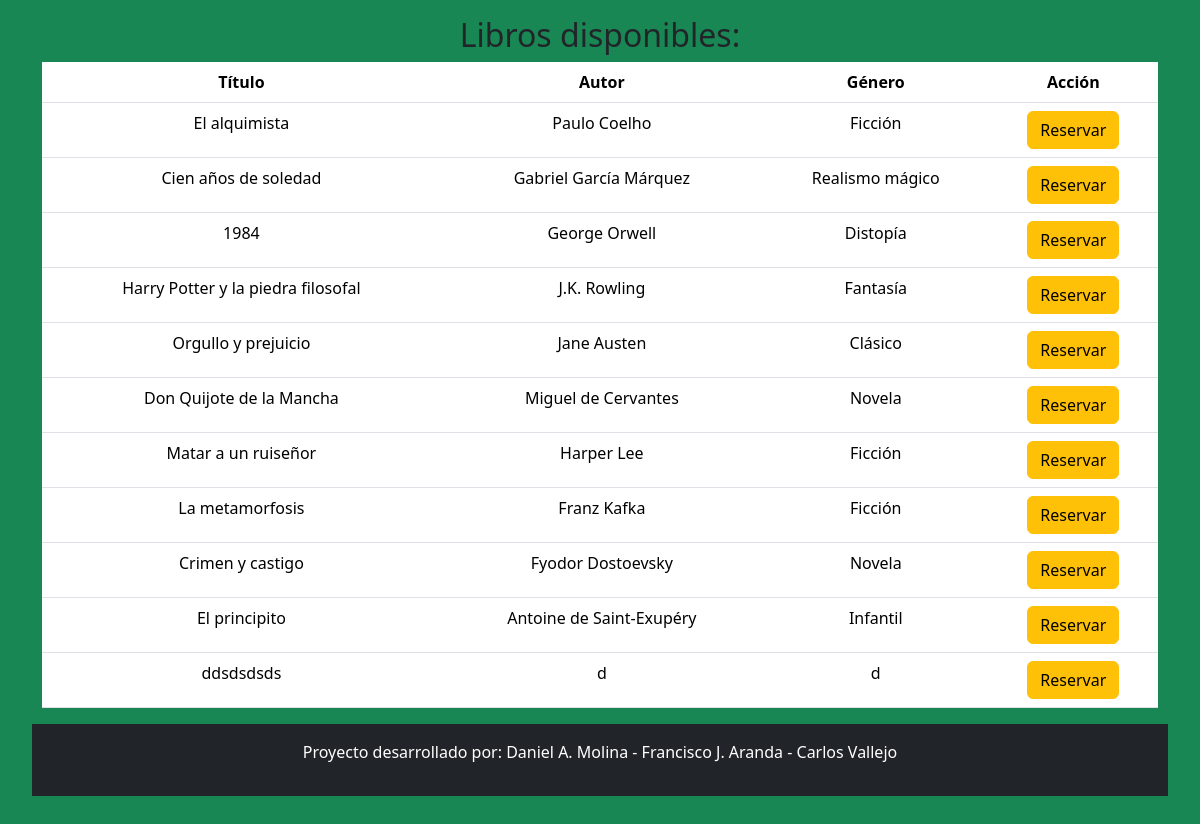
/reservar_libro.php, run on the app's committed database.
### tables this page shows
CREATE TABLE IF NOT EXISTS `libros` (
  `id_libro` int NOT NULL AUTO_INCREMENT,
  `titulo` varchar(100) NOT NULL,
  `autor` varchar(100) NOT NULL,
  `genero` varchar(100) NOT NULL,
  `fecha_publicacion` date NOT NULL,
  `disponibilidad` tinyint(1) NOT NULL,
  `prestamo` int DEFAULT NULL,
  PRIMARY KEY (`id_libro`)
);

### reservar_libro.php (the view, shortened to what this page needs)
<!DOCTYPE html>
<html lang="en">
<head>
    <link href="https://cdn.jsdelivr.net/npm/bootstrap@5.3.3/dist/css/bootstrap.min.css" rel="stylesheet">
</head>
<body>
    <div class="container-fluid text-center p-3 bg-success">
        <?php
        require_once('conexion.php');
        $conexion = mysqli_connect($servidor, $usuario, $password, $basedatos);
        $consulta_libros_disponibles = "SELECT * FROM libros WHERE disponibilidad = 1";
        $resultado_libros_disponibles = mysqli_query($conexion, $consulta_libros_disponibles);
        if ($resultado_libros_disponibles && mysqli_num_rows($resultado_libros_disponibles) > 0) {
            echo "<h2>Libros disponibles:</h2>";
            echo "<div class='container'><table class='table'>";
            echo "<thead><tr><th>Título</th><th>Autor</th><th>Género</th><th>Acción</th></tr></thead>";
            echo "<tbody>";
            while ($fila = mysqli_fetch_assoc($resultado_libros_disponibles)) {
                echo "<tr>";
                echo "<td>{$fila['titulo']}</td>";
                echo "<td>{$fila['autor']}</td>";
                echo "<td>{$fila['genero']}</td>";
                echo "<td><a href='archivo_de_reserva.php?id_libro={$fila['id_libro']}' class='btn btn-warning'>Reservar</a></td>";
                echo "</tr>";
            }
            echo "</tbody>";
            echo "</table></div>";
        } else {
            echo "No hay libros disponibles en este momento.";
        }
        ?>
        <?php include("footer_libros.php"); ?>
    </div>
</body>
</html>

### reservar_libro.php (style rules this page uses)
a { text-decoration: none; color: white; }

### data on the page
libros: titulo "El alquimista", autor "Paulo Coelho", genero "Ficción"
libros: titulo "Cien años de soledad", autor "Gabriel García Márquez", genero "Realismo mágico"
libros: titulo "1984", autor "George Orwell", genero "Distopía"
libros: titulo "Harry Potter y la piedra filosofal", autor "J.K. Rowling", genero "Fantasía"
libros: titulo "Orgullo y prejuicio", autor "Jane Austen", genero "Clásico"
libros: titulo "Don Quijote de la Mancha", autor "Miguel de Cervantes", genero "Novela"
libros: titulo "Matar a un ruiseñor", autor "Harper Lee", genero "Ficción"
libros: titulo "La metamorfosis", autor "Franz Kafka", genero "Ficción"
libros: titulo "Crimen y castigo", autor "Fyodor Dostoevsky", genero "Novela"
libros: titulo "El principito", autor "Antoine de Saint-Exupéry", genero "Infantil"
libros: titulo "ddsdsdsds", autor "d", genero "d"
